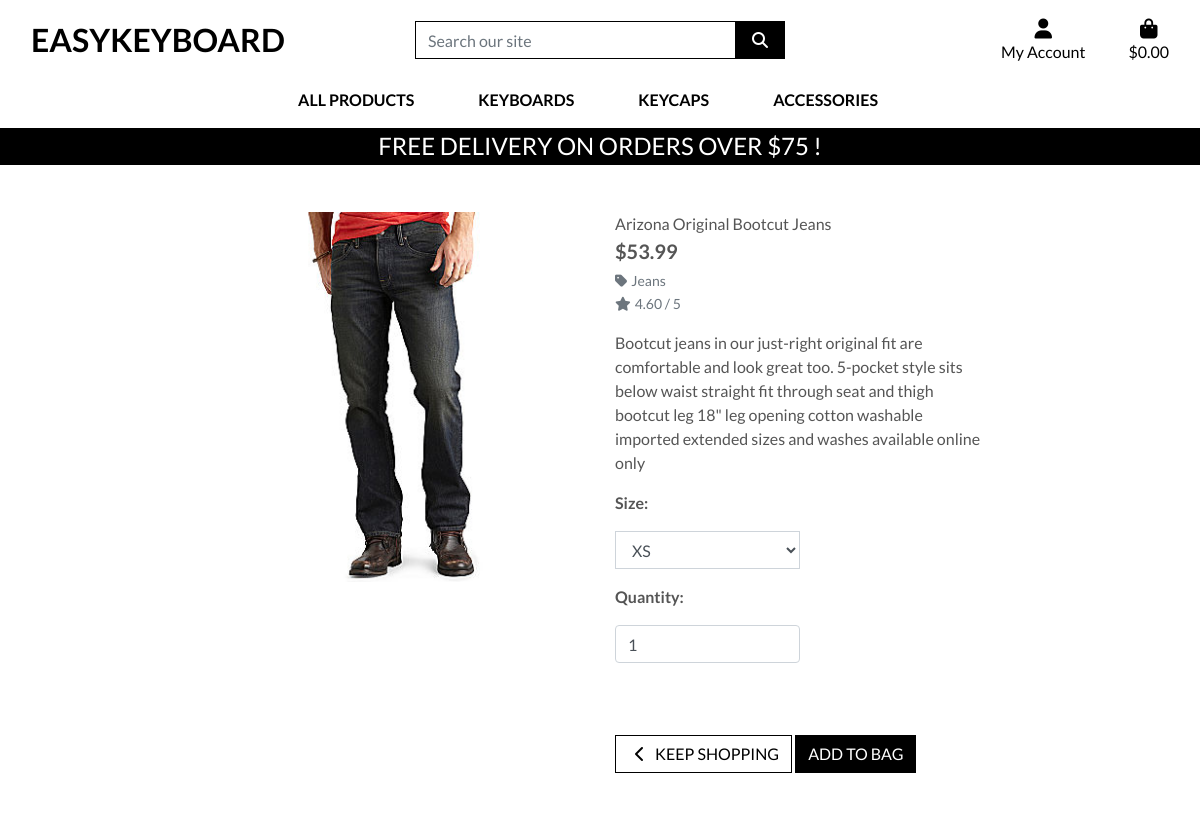
/products/1, run on the app's committed database.
### products/models.py (models this page shows, shortened)
class Product(models.Model):
    category = models.ForeignKey('Category', null=True, blank=True, on_delete=models.SET_NULL)
    sku = models.CharField(max_length=254, null=True, blank=True)
    name = models.CharField(max_length=254)
    has_sizes = models.BooleanField(default=False, null=True, blank=True)
    description = models.TextField()
    price = models.DecimalField(max_digits=6, decimal_places=2)
    rating = models.DecimalField(max_digits=6, decimal_places=2, null=True, blank=True)
    image_url = models.URLField(max_length=1024, null=True, blank=True)
    image = models.ImageField(null=True, blank=True)

class Category(models.Model):
    class Meta:
        verbose_name_plural = 'Categories' #add correct name in the admin dashboard
    name = models.CharField(max_length=254)
    friendly_name = models.CharField(max_length=254, null=True, blank=True)

### products/views.py (the view)
# urls.py: path('<product_id>', views.product_detail, name='product_detail'),
def product_detail(request, product_id):
    product = get_object_or_404(Product, pk=product_id)
    context = {
        'product': product,
    }
    return render(request, 'products/product_detail.html', context)

### bag/contexts.py (called while the page is built, shortened)
def bag_contents(request):
    bag_items = []
    total = 0
    product_count = 0
    bag = request.session.get('bag', {})
    if total < settings.FREE_DELIVERY_THRESHOLD:
        delivery = total * Decimal(settings.STANDARD_DELIVERY_PRECENTAGE / 100)
        free_delivery_delta = settings.FREE_DELIVERY_THRESHOLD - total
    else:
        delivery = 0
        free_delivery_delta = 0
    grand_total = delivery + total
    context = {
        'bag_items': bag_items,
        'total': total,
        'product_count': product_count,
        'delivery': delivery,
        'free_delivery_delta': free_delivery_delta,
        'free_delivery_threshold': settings.FREE_DELIVERY_THRESHOLD,
        'grand_total': grand_total,
    }
    return context

### products/templates/products/product_detail.html (shortened to what this page needs)
{% extends "base.html" %}
{% load static %}
{% block page_header %}
    <div class="container header-container">
    </div>
{% endblock %}
{% block content %}
    <div class="overlay"></div>
    <div class="container-fluid">
        <div class="row">
            <div class="col-12 col-md-6 col-lg-4 offset-lg-2">
                <div class="image-container my-5">
                    {% if product.image %}
                        <a href="{{ product.image.url }}" target="_blank">
                            <img class="card-img-top img-fluid" src="{{ product.image.url }}" alt="{{ product.name }}">
                        </a>
                        {% else %}
                        <a href="">
                            <img class="card-img-top img-fluid" src="{{ MEDIA_URL }}noimage.png" alt="{{ product.name }}">
                        </a>
                    {% endif %}
                </div>
            </div>
            <div class="col-12 col-md-6 col-lg-4">
                <div class="product-details-container mb-5 mt-md-5">
                    <p class="mb-0">{{ product.name }}</p>
                    <p class="lead mb-0 text-left font-weight-bold">${{ product.price }}</p>
                        {% if product.category %}
                            <p class="small mt-1 mb-0">
                                <a href="{% url 'products' %}?category={{ product.category.name }}" class="text-muted">
                                    <i class="fas fa-tag mr-1"></i>{{ product.category.friendly_name }}
                                </a>
                            </p>
                        {% endif %}
                    {% if product.rating %}
                        <small class="text-muted"><i class="fas fa-star mr-1"></i>{{ product.rating }} / 5</small>
                    {% else %}
                        <small class="text-muted">No Rating</small>
                    {% endif %}
                    <p class="mt-3">{{ product.description }}</p>
                    <form class="form" action="{% url 'add_to_bag' product.id %}" method="POST">
                        <div class="form-row">
                            {% with product.has_sizes as s %}
                            {% if s %}
                                <div class="col-12">
                                    <p><strong>Size:</strong></p>
                                    <select name="product_size" id="id_product_size" class="form-control rounded-0 w-50">
                                        <option value="xs">XS</option>
                                    </select>
                                </div>
                            {% endif %}
                            <div class="col-12">
                                <p class="mt-3"><strong>Quantity:</strong></p>
                                <div class="form-group w-50">
                                    <div class="input-group">
                                        <input class="form-control qty_input" type="number" name="quantity" value="1" min="1" max="99" data-item_id="{{ product.id }}" id="id_qty_{{ product.id }}">
                                    </div>
                                </div>
                            </div>
                            <div class="col{% if s %}-12 mt-2{% endif %}">
                                <a href="{% url 'products' %}" class="btn btn-outline-black rounded-0 mt-5">
                                    <span class="icon">
                                        <i class="fas fa-chevron-left"></i>
                                    </span>
                                    <span class="text-uppercase">Keep Shopping</span>
                                </a>
                                <input type="submit" class="btn btn-black rounded-0 text-uppercase mt-5" value="Add to Bag">
                            </div>
                            {% endwith %}
                        </div>
                    </form>
                </div>
            </div>
        </div>
    </div>
{% endblock %}

### static/css/base.css (style rules this page uses)
html { height: 100%; }
body { background: url('/media/homepage_background_cropped.jpg') no-repeat center center fixed; background-size: cover; height: calc(100vh - 164px); color: #555; font-family: 'Lato'; }
.icon { align-items: center; display: inline-flex; justify-content: center; height: 1.5rem; width: 1.5rem; }
.btn-outline-black { background: white; color: black !important; border: 1px solid black; }
.btn-black { background: black; color: white; }
.overlay { height: 100%; width: 100%; top: 0; left: 0; position: fixed; background: white; z-index: -1; }
@media (min-width: 1200px) { .container { max-width: 80%; } }
@media (min-width: 992px) { .header-container { padding-top: 164px; } }

### data on the page
Product: image (picture), name "Arizona Original Bootcut Jeans", price "53.99", category.friendly_name "Jeans", rating "4.60", description "Bootcut jeans in our just-right original fit are comfortable and look great too. 5-pocket style sits below waist straight fit through seat and thigh bootcut leg 18\" leg opening cotton washable imported extended sizes and washes available online only", quantity "1"

### other printed values
{{ free_delivery_threshold }} "75"
